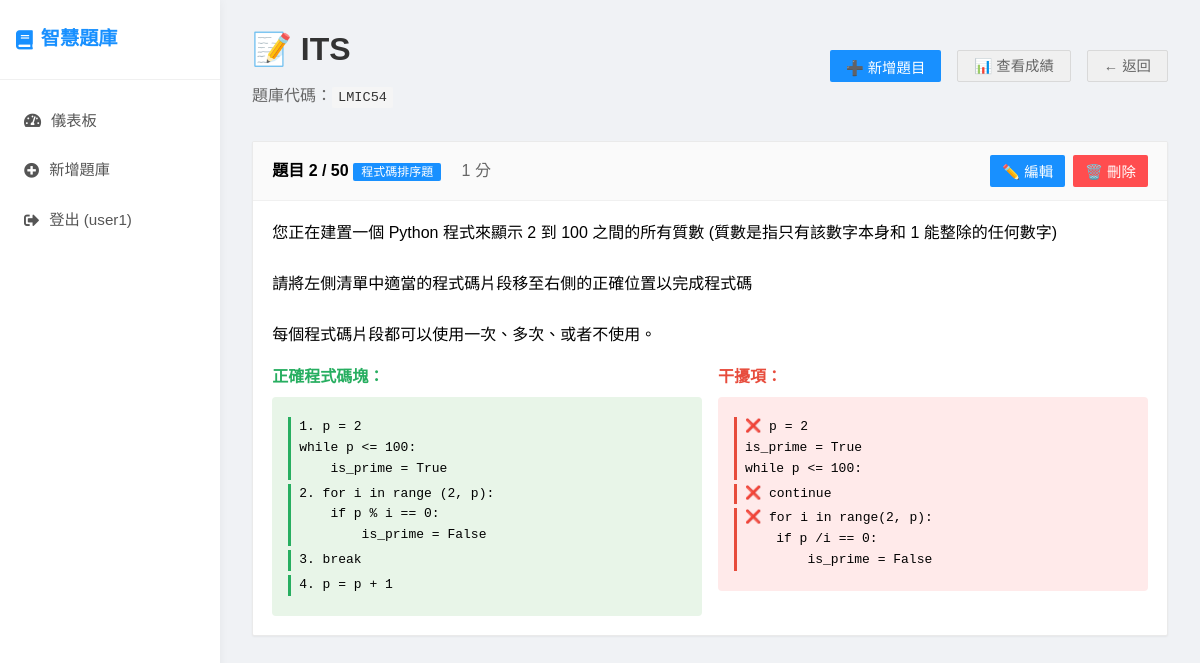
/quiz-bank/1 (signed in), run on an earlier commit of the app's database.
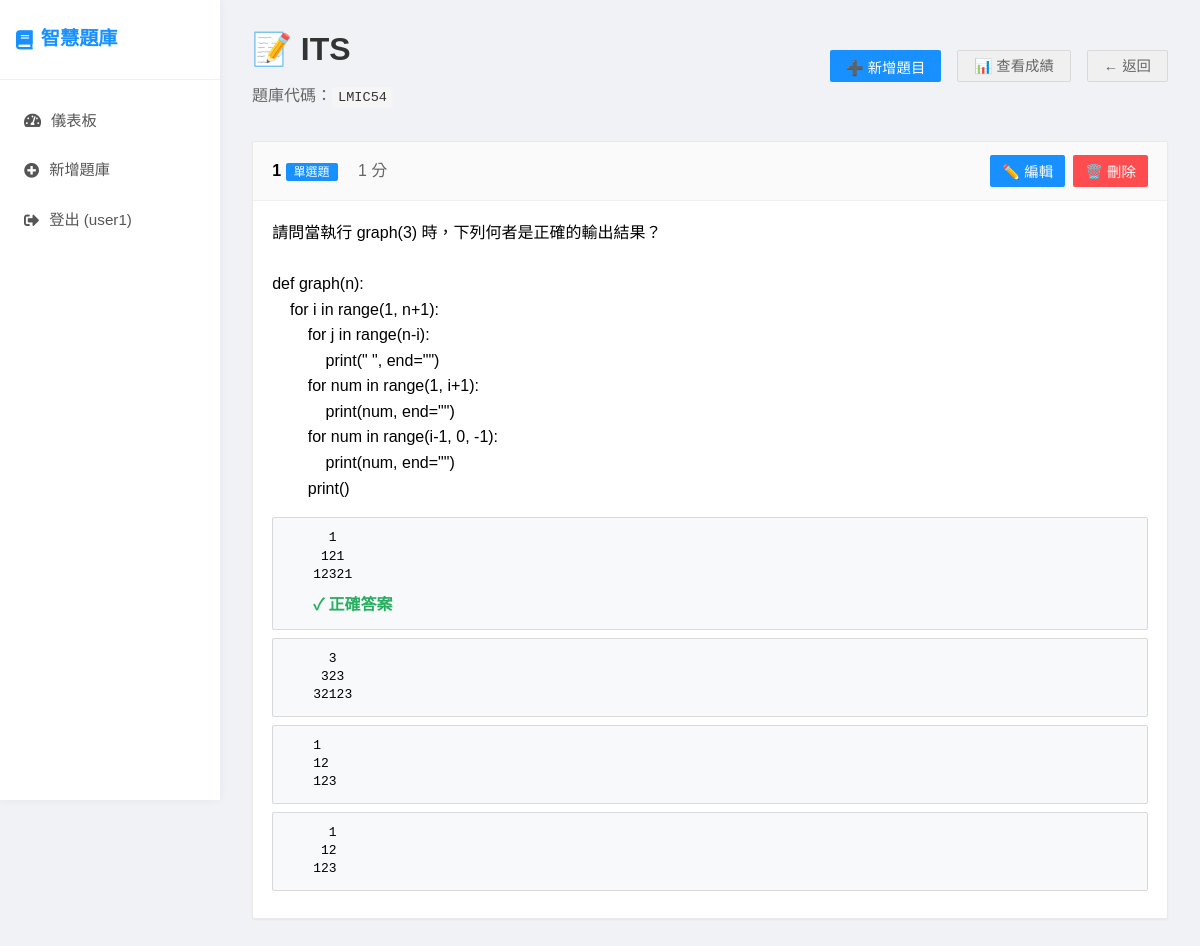
And on a later commit of the database.
### app.py (models this page shows)
class Question(db.Model):
    id = db.Column(db.Integer, primary_key=True)
    title = db.Column(db.String(200), nullable=False)
    question_text = db.Column(db.Text, nullable=False)
    question_type = db.Column(db.String(50), nullable=False)  # single_choice, multiple_choice, fill_blank, dropdown, parsons
    question_data = db.Column(db.Text)  # JSON格式儲存選項、正確答案等
    points = db.Column(db.Integer, default=1)
    order_index = db.Column(db.Integer, default=0)
    quiz_bank_id = db.Column(db.Integer, db.ForeignKey('quiz_bank.id'), nullable=False)
    created_at = db.Column(db.DateTime, default=datetime.utcnow)

### app.py (the view)
@app.route('/quiz-bank/<int:quiz_bank_id>')
@login_required
def manage_quiz_bank(quiz_bank_id):
    quiz_bank = QuizBank.query.get_or_404(quiz_bank_id)
    if quiz_bank.teacher_id != current_user.id:
        return redirect(url_for('teacher_dashboard'))
    questions = Question.query.filter_by(quiz_bank_id=quiz_bank_id).order_by(Question.order_index).all()
    return render_template('manage_quiz_bank.html', quiz_bank=quiz_bank, questions=questions)

### app.py (called while the page is built)
@app.template_filter('from_json')
def from_json_filter(value):
    try:
        return json.loads(value) if value else {}
    except:
        return {}

@app.template_global()
def get_question_type_name(question_type):
    type_names = {
        'single_choice': '單選題',
        'multiple_choice': '多選題',
        'fill_blank': '填空題',
        'dropdown': '下拉選單',
        'dropdown_fillblank': '下拉選單填空題',
        'parsons': '程式碼排序題'
    }
    return type_names.get(question_type, question_type)

@login_manager.user_loader
def load_user(user_id):
    return User.query.get(int(user_id))

### templates/manage_quiz_bank.html (shortened to what the changed rows need)
{% extends "base.html" %}
{% block content %}
<div>
    <div style="display: flex; justify-content: space-between; align-items: center; margin-bottom: 2rem;">
        <div>
            <h1 style="color: #333; margin-bottom: 0.5rem;">📝 {{ quiz_bank.title }}</h1>
        </div>
    </div>
    <div id="questions-container">
        {% if questions %}
            {% for question in questions %}
            <div class="question-item" data-question-id="{{ question.id }}">
                <div class="question-header">
                    <div>
                        <strong>{{ question.title }}</strong>
                        <span class="question-type-badge">{{ get_question_type_name(question.question_type) }}</span>
                        <span style="color: #666; margin-left: 1rem;">{{ question.points }} 分</span>
                    </div>
                    <div style="display: flex; gap: 0.5rem;">
                        <button onclick="editQuestion({{ question.id }})" class="btn" style="padding: 6px 12px;">✏️ 編輯</button>
                        <button onclick="deleteQuestion({{ question.id }})" class="btn btn-danger" style="padding: 6px 12px;">🗑️ 刪除</button>
                    </div>
                </div>
                <div class="question-content">
                    <p style="white-space: pre-wrap;">{{ question.question_text | trim }}</p>
                    {% if question.question_data %}
                        {% set data = question.question_data | from_json %}
                        {% if question.question_type in ['single_choice', 'multiple_choice'] %}
                            <div style="margin-top: 1rem;">
                                {% for option in data.options %}
                                <div class="option" style="background: #f8f9fa;">
                                    <div class="option-text">{{ option }}</div>
                                    {% if (question.question_type == 'single_choice' and option == data.correct_answer) or
                                           (question.question_type == 'multiple_choice' and option in data.correct_answers) %}
                                    <div class="option-correct">✓ 正確答案</div>
                                    {% endif %}
                                </div>
                                {% endfor %}
                            </div>
                        {% elif question.question_type == 'fill_blank' %}
                            <div style="margin-top: 1rem; color: #27ae60;">
                                <strong>正確答案：</strong> {{ data.correct_answer }}
                            </div>
                        {% elif question.question_type == 'dropdown' %}
                            <div style="margin-top: 1rem;">
                                <strong>選項：</strong> {{ data.options | join(', ') }}<br>
                                <strong style="color: #27ae60;">正確答案：</strong> {{ data.correct_answer }}
                            </div>
                        {% elif question.question_type == 'parsons' %}
                            <div style="margin-top: 1rem;">
                                <div style="display: flex; gap: 1rem;">
                                    <div style="flex: 1;">
                                        <strong style="color: #27ae60;">正確程式碼塊：</strong>
                                        <div style="font-family: monospace; background: #e8f5e8; padding: 1rem; border-radius: 4px; margin-top: 0.5rem;">
                                            {% for block in data.correct_blocks %}
                                            <div style="border-left: 3px solid #27ae60; padding-left: 0.5rem; margin: 0.25rem 0; white-space: pre-wrap; font-family: monospace;">{{ loop.index }}. {{ block }}</div>
                                            {% endfor %}
                                        </div>
                                    </div>
                                    {% if data.distractor_blocks %}
                                    <div style="flex: 1;">
                                        <strong style="color: #e74c3c;">干擾項：</strong>
                                        <div style="font-family: monospace; background: #ffeaea; padding: 1rem; border-radius: 4px; margin-top: 0.5rem;">
                                            {% for block in data.distractor_blocks %}
                                            <div style="border-left: 3px solid #e74c3c; padding-left: 0.5rem; margin: 0.25rem 0; white-space: pre-wrap; font-family: monospace;">❌ {{ block }}</div>
                                            {% endfor %}
                                        </div>
                                    </div>
                                    {% endif %}
                                </div>
                            </div>
                        {% endif %}
                    {% endif %}
                </div>
            </div>
            {% endfor %}
        {% else %}
            <div style="text-align: center; padding: 3rem; background: #f8f9fa; border-radius: 10px;">
                <h3 style="color: #666; margin-bottom: 1rem;">📝 還沒有題目</h3>
                <p style="color: #888; margin-bottom: 2rem;">開始建立您的第一個題目吧！</p>
                <button onclick="showAddQuestionModal()" class="btn">➕ 新增題目</button>
            </div>
        {% endif %}
    </div>
</div>
{% endblock %}

What changed in the data, as far as the page shows it:
removed Question: title "題目 2 / 50", question_type "程式碼排序題", points "1", question_text "您正在建置一個 Python 程式來顯示 2 到 100 之間的所有質數 (質數是指只有該數字本身和 1 能整除的任何數字) 請將左側清單中適當的程式碼片段移至右側的正確位置以完成程式碼 每個程式碼片段都可以使用一次、多次、或者不使用。", correct_blocks "p = 2 while p <= 100: is_prime = True" "for i in range (2, p): if p % i == 0: is_prime = False" "break" "p = p + 1", distractor_blocks "p = 2 is_prime = True while p <= 100:" "continue" "for i in range(2, p): if p /i == 0: is_prime = False"
added Question: title "1", question_type "單選題", points "1", question_text "請問當執行 graph(3) 時，下列何者是正確的輸出結果？ def graph(n): for i in range(1, n+1): for j in range(n-i): print(\" \", end=\"\") for num in range(1, i+1): print(num, end=\"\") for num in range(i-1, 0, -1): print(num, end=\"\") print()", options "1 121 12321" "3 323 32123" "1 12 123" "1 12 123"
